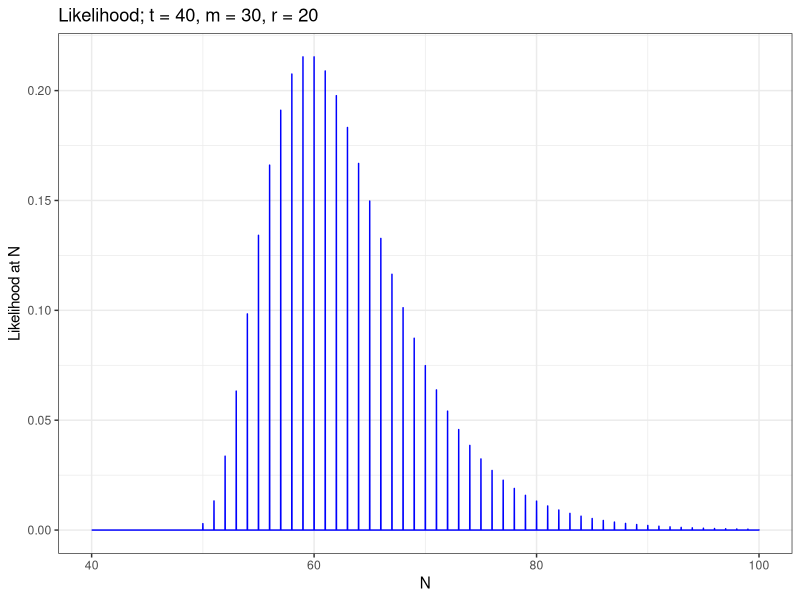

This chart was generated by the following R code:
lik1 <- Vectorize(function(N, t, m, r){
  ## N = parameter of interest
  ## t = num. tagged fish
  ## m = size of second sample
  ## r = num. recaptured fish
  
  #~ Restrict Parameters
  if((t %% 1 != 0) | (m %% 1 != 0) | (r %% 1 != 0)){
    stop("Parameters must be integer-valued")
  } else if((t >= N)){
    return(0)    # t must be less than N
  } else if(m >= N){
    return(0)    # m must be less than N
  } else if(N %% 1 != 0){
    return(0)
  }
  
  else if((r < max(0, m + t - N)) | (r > min(m, t))){
    return(0)
  } 
  
  else if(N <= max(m, t)){
    return(0)
  }
  
  else{
    return(
      (choose(t, r) * choose(N - t, m - r)) /
        (choose(N, m))
    )
  }
})

x <- seq(40, 100, by = 0.01)
y <- lik1(seq(40, 100, by = 0.01), 40, 30, 20)


library(tidyverse)
p1 <- data.frame(x, y) %>%
  ggplot(aes(x = x, y = y)) +
  geom_line(col = "blue", size = 0.5) +
  theme_bw() +
  xlab("N") + ylab("Likelihood at N") +
  ggtitle("Likelihood; t = 40, m = 30, r = 20")
